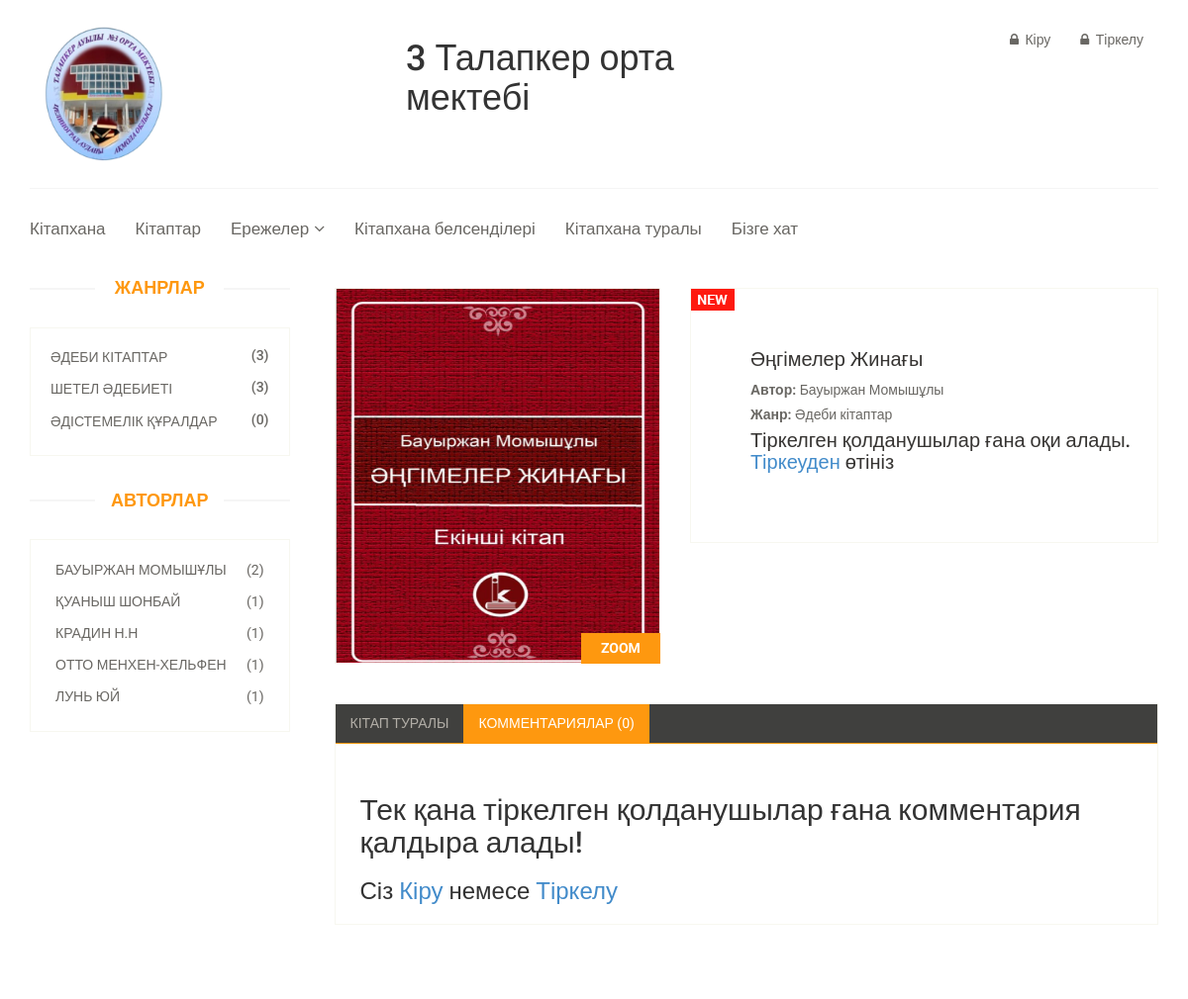
The page /book/gimeler-zhinay/ on the database its author committed.
### books/models.py (models this page shows, shortened)
class Base(models.Model):
    name=models.CharField(max_length=255,verbose_name='Название')
    slug=models.SlugField(max_length=255,verbose_name='Слаг')
    def __str__(self):
        return self.name
    class Meta:
        abstract=True

class Genre(Base):
    def get_absolute_url(self):
        return reverse('home:genre_detail',args=[self.slug])
    class Meta:
        verbose_name='Жанр'
        verbose_name_plural='Жанр'

class Author(Base):
    def get_absolute_url(self):
        return reverse('home:author_detail',args=[self.slug])
    class Meta:
        verbose_name='Авторы'
        verbose_name_plural='Авторы'

class Books(Base):
    description=models.TextField(verbose_name='Описание')
    author=models.ForeignKey(Author,verbose_name="Автор",on_delete=models.PROTECT,related_name='author_book')
    genre=models.ForeignKey(Genre,verbose_name="Жанр",on_delete=models.PROTECT,related_name='genre_book')
    image=models.ImageField(upload_to='images/%Y/%m/%d',verbose_name='Картина')
    file=models.FileField(upload_to='file/%Y/%m/%d',verbose_name='Книга')
    size=models.CharField(verbose_name='Размер файла',max_length=255,blank=True)
    date=models.DateField(verbose_name='Дата',auto_now_add=True)
    class Meta:
        verbose_name_plural='Книги'
        verbose_name='Книги'
        ordering=['date']

### home/views.py (the view)
# urls.py: path('book/<str:slug>/',views.book_detail,name='book_detail'),
def book_detail(request,slug):
    genres = Genre.objects.all()[:10]
    authors = Author.objects.all()[:10]
    book=get_object_or_404(Books,slug=slug)
    comments = book.comments.filter(book=book).filter(active=True)
    new_comment = None
    user = auth.get_user(request)
    if request.method == "POST":
        comment_form = CommentForm(data=request.POST)
        if comment_form.is_valid():
            new_comment = comment_form.save(commit=False)
            new_comment.book = book
            new_comment.author = user
            new_comment.save()
    else:
        comment_form = CommentForm()
    return render(request,'books/book_detail.html',locals())

### templates/books/book_detail.html (shortened to what this page needs)
{% extends 'base.html' %}
{% load static %}
{% block content %}
<header id="header">
		<div class="header-middle">
			<div class="container">
				<div class="row">
					<div class="col-sm-4">
						<div class="logo ">
					<a href="{% url 'home:home' %}"><img src="{% static 'images/home/logo.png' %}" alt="" width="150"/></a>
						</div>
					</div>
                    <div class="col-sm-4">
						<div class="logo pull-left">
					<h1>3 Талапкер орта мектебі</h1>
                        </div>
					</div>
					<div class="col-sm-4">
						<div class="shop-menu pull-right">
							<ul class="nav navbar-nav">
						                  {% if request.user.is_authenticated %}
			<li><a href="{% url 'registration:logout' %}"><i class="fa fa-lock"></i> Шығу</a></li>
                            {% else %}
								<li><a href="{% url 'registration:login' %}"><i class="fa fa-lock"></i> Кіру</a></li>
								<li><a href="{% url 'registration:register' %}"><i class="fa fa-lock"></i> Тіркелу</a></li>
							{% endif %}
</ul>
						</div>
					</div>
				</div>
			</div>
		</div>
		<div class="header-bottom">
			<div class="container">
				<div class="row">
								<div class="col-sm-12">
						<div class="mainmenu pull-left">
							<ul class="nav navbar-nav collapse navbar-collapse">
								<li><a href="{% url 'home:home' %}">Кітапхана</a></li>
								<li><a href="{% url 'home:book_list' %}">Кітаптар</a></li>
								<li class="dropdown"><a href="#">Ережелер<i class="fa fa-angle-down"></i></a>
                                </li>
	                			<li><a href="{% url 'home:library_best' %}">Кітапхана белсенділері</a></li>
                                <li><a href="{% url 'home:about_us' %}">Кітапхана туралы</a></li>
								<li><a href="{% url 'home:contact_us' %}">Бізге хат</a></li>
							</ul>
						</div>
					</div></div>
                </div>
            </div>
	</header>
	<section>
		<div class="container">
			<div class="row">
				<div class="col-sm-3">
					<div class="left-sidebar">
						<h2>Жанрлар</h2>
						<div class="panel-group category-products" id="accordian">
							{% for genre in genres %}
                            <div class="panel panel-default">
								<div class="panel-heading">
									<h4 class="panel-title"><a href="{{ genre.get_absolute_url }}"><span class="pull-right">({{ genre.genre_book.count }})</span>{{ genre.name }}</a></h4>
								</div>
							</div>
							{% endfor %}
						</div>
						<div class="brands_products">
							<h2>Авторлар</h2>
							<div class="brands-name">
								<ul class="nav nav-pills nav-stacked">
                                    {% for author in authors %}
									<li><a href="{{ author.get_absolute_url }}"> <span class="pull-right">({{ author.author_book.count }})</span>{{ author.name }}</a></li>
                                    {% endfor %}
									</ul>
							</div>
						</div>
					</div>
				</div>
<div class="col-sm-9 padding-right">
					<div class="product-details">
						<div class="col-sm-5">
							<div class="view-product">
								<img src="{{ book.image.url }}" alt="">
								<h3>ZOOM</h3>
							</div>
						</div>
						<div class="col-sm-7">
							<div class="product-information">
								<img src="{% static 'images/product-details/new.jpg' %}" class="newarrival" alt="">
								<h2>{{ book.name|title }}</h2>
								<p><b>Автор:</b> {{ book.author }}</p>
								<p><b>Жанр:</b> {{ book.genre }}</p>
                                            {% if request.user.is_authenticated %}
		                        <h2>Кітапты онлайн <a href="{{ book.file.url }}">оку...</a> </h2>
		                        {% else %}
                                <h2>Тіркелген қолданушылар ғана оқи алады. <a href="{% url 'registration:register' %}">Тіркеуден</a> өтініз</h2>
                                {% endif %}
                            </div>
						</div>
					</div>
					<div class="category-tab shop-details-tab">
						<div class="col-sm-12">
							<ul class="nav nav-tabs">
								<li><a href="#details" data-toggle="tab">Кітап туралы</a></li>
{%	with	comments.count as total_comments	%}
								<li class="active"><a href="#reviews" data-toggle="tab">Комментариялар
                                    {% if comments %}
                                    ({{ total_comments }})
                                        {% else %}
                                        (0)
                                {% endif %}</a></li>
                                    {% endwith %}
							</ul>
						</div>
						<div class="tab-content">
							<div class="tab-pane fade active in" id="reviews">
								<div class="col-sm-12">
                            {% if request.user.is_authenticated %}
                {%	for	comment	in comments	%}
									<ul>
										<li><a href=""><i class="fa fa-user"></i>{{ comment.author }}</a></li>
										<li><a href=""><i class="fa fa-clock-o"></i>{{ comment.created }}</a></li>
										</ul>
									<p>{{ comment.body|linebreaksbr }}</p>
{%	empty	%}
<p>Комментария жок!</p>
                {% endfor %}
                            {%	if	new_comment	%}
	<h2>Сіздің комментраия сәтті қосылды!</h2>
{%	else	%}
									<form action="#" method="post">
										{% csrf_token %}
                                        {{ comment_form }}
                                        <input type="submit" value="Комментария жасау">
                                    </form>
                                {% endif %}
								</div>
                 {% else %}
    <h2>Тек қана тіркелген қолданушылар ғана комментария қалдыра алады!</h2>
    <h3>Сіз  <a href="">Кіру </a>  немесе <a href="">Тіркелу</a> </h3>
                                    {% endif %}
							</div>
						</div>
					</div>
				</div>
			</div>
		</div>
	</section>
{% endblock %}

### rows shown on the page
Genre: genre_book.count "3", name "ӘДЕБИ КІТАПТАР"
Genre: genre_book.count "3", name "ШЕТЕЛ ӘДЕБИЕТІ"
Genre: genre_book.count "0", name "ӘДІСТЕМЕЛІК ҚҰРАЛДАР"
Author: author_book.count "2", name "БАУЫРЖАН МОМЫШҰЛЫ"
Author: author_book.count "1", name "ҚУАНЫШ ШОНБАЙ"
Author: author_book.count "1", name "КРАДИН Н.Н"
Author: author_book.count "1", name "ОТТО МЕНХЕН-ХЕЛЬФЕН"
Author: author_book.count "1", name "ЛУНЬ ЮЙ"
Books: image (picture), name "Әңгімелер Жинағы", author "Бауыржан Момышұлы", genre "Әдеби кітаптар"
